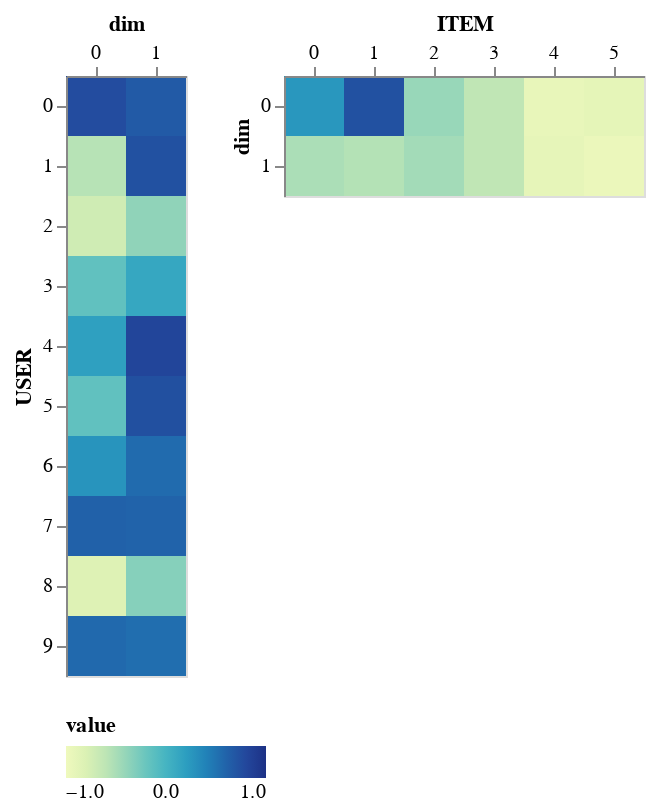

Source (notebook cell):
### Code cell
EmbeddingVis(user_embedding, n_factors, "USER") | EmbeddingVis(item_embedding, n_factors, "ITEM")

### Figure 1 — Vega-Lite specification as saved in the notebook (floating-point values rounded to 4 significant figures)
{"config": {"view": {"continuousWidth": 300, "continuousHeight": 300}}, "hconcat": [{"data": {"name": "data-a3693033e440b9311933cf498b405e1c"}, "mark": {"type": "rect"}, "encoding": {"color": {"field": "value", "legend": {"direction": "horizontal", "orient": "bottom", "tickCount": 5, "titleOrient": "top"}, "scale": {"nice": true, "scheme": "yellowgreenblue", "type": "bin-ordinal"}, "type": "quantitative"}, "x": {"axis": {"labelAngle": 0, "orient": "top"}, "field": "dim", "type": "nominal"}, "y": {"axis": {"orient": "left"}, "field": "USER", "type": "nominal"}}, "height": 300, "width": 60}, {"data": {"name": "data-5c7530449b8df40d7169bde381cd1c40"}, "mark": {"type": "rect"}, "encoding": {"color": {"field": "value", "legend": {"direction": "horizontal", "orient": "bottom", "tickCount": 5, "titleOrient": "top"}, "scale": {"nice": true, "scheme": "yellowgreenblue", "type": "bin-ordinal"}, "type": "quantitative"}, "x": {"axis": {"labelAngle": 0, "orient": "top"}, "field": "ITEM", "type": "nominal"}, "y": {"axis": {"orient": "left"}, "field": "dim", "type": "nominal"}}, "height": 60, "width": 180}], "$schema": "https://vega.github.io/schema/vega-lite/v5.17.0.json", "datasets": {"data-a3693033e440b9311933cf498b405e1c": [{"USER": 0, "dim": 0, "value": 0.7634}, {"USER": 1, "dim": 0, "value": -0.5711}, {"USER": 2, "dim": 0, "value": -0.7177}, {"USER": 3, "dim": 0, "value": -0.1582}, {"USER": 4, "dim": 0, "value": 0.1781}, {"USER": 5, "dim": 0, "value": -0.1553}, {"USER": 6, "dim": 0, "value": 0.2701}, {"USER": 7, "dim": 0, "value": 0.6177}, {"USER": 8, "dim": 0, "value": -0.8317}, {"USER": 9, "dim": 0, "value": 0.5594}, {"USER": 0, "dim": 1, "value": 0.6608}, {"USER": 1, "dim": 1, "value": 0.7277}, {"USER": 2, "dim": 1, "value": -0.3812}, {"USER": 3, "dim": 1, "value": 0.1225}, {"USER": 4, "dim": 1, "value": 0.8214}, {"USER": 5, "dim": 1, "value": 0.7388}, {"USER": 6, "dim": 1, "value": 0.547}, {"USER": 7, "dim": 1, "value": 0.5997}, {"USER": 8, "dim": 1, "value": -0.3363}, {"USER": 9, "dim": 1, "value": 0.5265}], "data-5c7530449b8df40d7169bde381cd1c40": [{"ITEM": 0, "dim": 0, "value": 0.253}, {"ITEM": 1, "dim": 0, "value": 0.7308}, {"ITEM": 2, "dim": 0, "value": -0.4217}, {"ITEM": 3, "dim": 0, "value": -0.618}, {"ITEM": 4, "dim": 0, "value": -0.9349}, {"ITEM": 5, "dim": 0, "value": -0.8994}, {"ITEM": 0, "dim": 1, "value": -0.5112}, {"ITEM": 1, "dim": 1, "value": -0.5573}, {"ITEM": 2, "dim": 1, "value": -0.4707}, {"ITEM": 3, "dim": 1, "value": -0.6195}, {"ITEM": 4, "dim": 1, "value": -0.9071}, {"ITEM": 5, "dim": 1, "value": -0.9599}]}}
